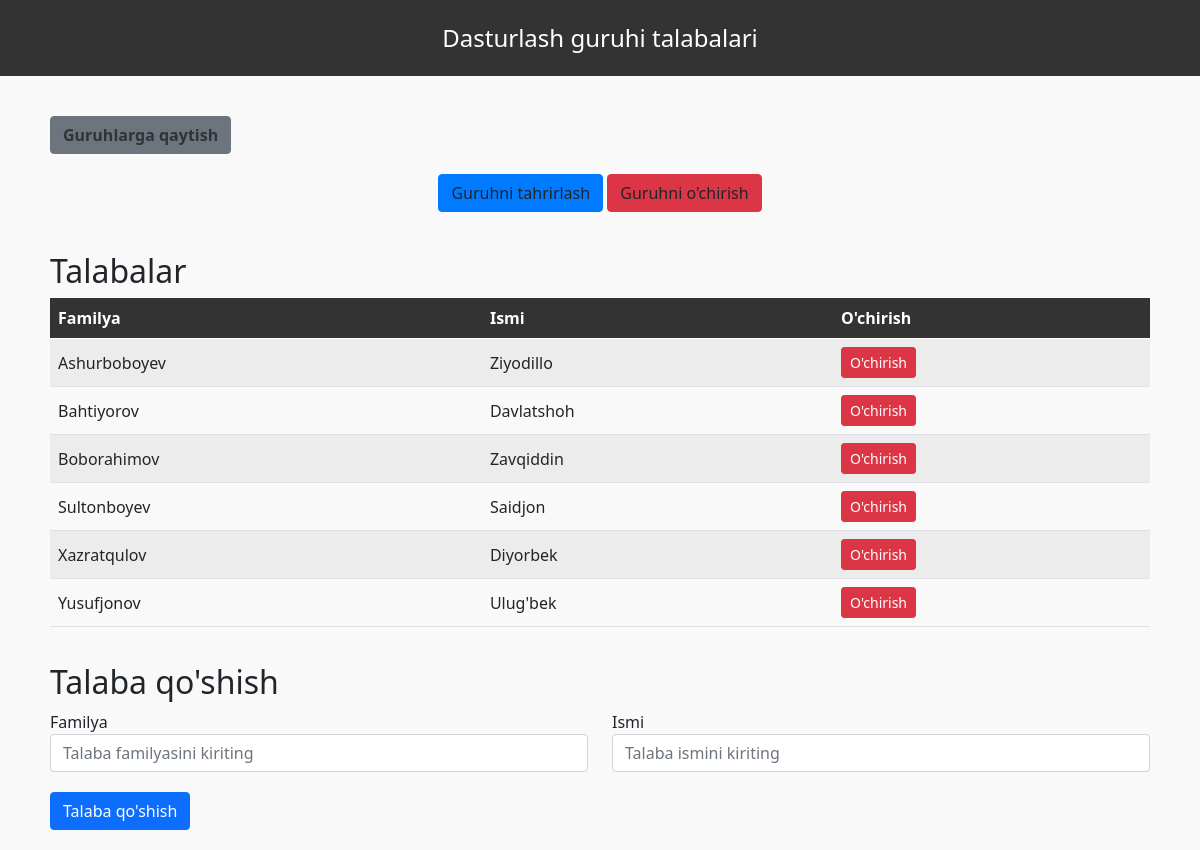
Page /students/1/ (signed in) on the committed database.
### davomat/models.py (models this page shows, shortened)
class Group(models.Model):
    owner = models.ForeignKey(CustomUser, on_delete=models.CASCADE)
    name = models.CharField(max_length=123)

class Student(models.Model):
    group = models.ForeignKey(Group, on_delete=models.CASCADE)
    first_name = models.CharField(max_length=123)
    last_name = models.CharField(max_length=123)
    class Meta:
        ordering = ['last_name', 'first_name']

### davomat/views/student.py (the view)
# urls.py: path('students/<int:group_id>/', student.group_students, name='students'),
@login_required
def group_students(request, group_id=None):
    if group_id:
        group = get_object_or_404(Group, id=group_id)
        if request.user != group.owner:
            return redirect('login')  # You need to define this URL name
    else:
        group = None
    if request.method == 'POST':
        form = StudentCreateForm(request.POST)
        if form.is_valid():
            student = form.save(commit=False)
            student.group = group  # Assign the group to the student before saving
            student.save()
            return redirect('students', group_id=group_id)  # Redirect to the same page after successful creation
    else:
        form = StudentCreateForm()
    if group:
        students = Student.objects.filter(group=group)
    else:
        students = Student.objects.all()
    return render(request, 'student/students.html', {'form': form, 'students': students, 'group': group})

### davomat/forms.py
class StudentCreateForm(ModelForm):
    class Meta:
        model = Student
        fields = ['first_name', 'last_name']

### templates/student/students.html (shortened to what this page needs)
<!DOCTYPE html>
<html lang="en">
<head>
    <link href="https://cdn.jsdelivr.net/npm/bootstrap@5.0.2/dist/css/bootstrap.min.css" rel="stylesheet">
</head>
<body>
<header>
    {{ group.name }} guruhi talabalari
</header>
<div class="back-to-groups container">
    <a href="{% url 'home' %}" class="btn btn-secondary">Guruhlarga qaytish</a>
</div>
<div class="manage-group">
    <a href="{% url 'group_edit' group.id %}" class="btn btn-edit">Guruhni tahrirlash</a>
    <button type="button" class="btn btn-custom" data-bs-toggle="modal" data-bs-target="#deleteGroupModal">Guruhni o'chirish</button>
</div>
<div class="container">
    <h2>Talabalar</h2>
    <div class="table-responsive">
        <table class="table table-striped">
            <thead>
                <tr>
                    <th scope="col">Familya</th>
                    <th scope="col">Ismi</th>
                    <th scope="col">O'chirish</th>
                </tr>
            </thead>
            <tbody>
                {% for student in students %}
                <tr>
                    <td>{{ student.last_name }}</td>
                    <td>{{ student.first_name }}</td>
                    <td><a href="{% url 'student_delete' student.id %}" class="btn btn-danger btn-sm">O'chirish</a></td>
                </tr>
                {% endfor %}
            </tbody>
        </table>
    </div>
    <h2>Talaba qo'shish</h2>
    <form method="post">
        <div class="row">
            <div class="col-md-6">
                <div class="form-group">
                    <label for="last_name">Familya</label>
                    <input type="text" name="last_name" id="last_name" class="form-control" placeholder="Talaba familyasini kiriting">
                </div>
            </div>
            <div class="col-md-6">
                <div class="form-group">
                    <label for="first_name">Ismi</label>
                    <input type="text" name="first_name" id="first_name" class="form-control" placeholder="Talaba ismini kiriting">
                </div>
            </div>
        </div>
        <button type="submit" class="btn btn-primary">Talaba qo'shish</button>
    </form>
</div>
</body>
</html>

### templates/student/students.html (style rules this page uses)
body { font-family: 'Segoe UI', Tahoma, Geneva, Verdana, sans-serif; margin: 0; padding: 0; background-color: #f9f9f9; display: flex; flex-direction: column; min-height: 100vh; }
header { background-color: #333; color: #fff; padding: 20px 0; text-align: center; font-size: 24px; }
.back-to-groups { text-align: left; margin-top: 20px; }
.back-to-groups a { color: #333; text-decoration: none; font-weight: bold; }
.container { padding: 20px; }
.form-group { margin-bottom: 20px; }
.manage-group { text-align: center; margin-bottom: 20px; }
.btn-custom { background-color: #dc3545; border-color: #dc3545; transition: all 0.3s ease; }
.btn-edit { background-color: #007bff; border-color: #007bff; transition: all 0.3s ease; }
.table-responsive { margin-bottom: 20px; }
.table th, .table td { vertical-align: middle; }
.table th { background-color: #333; color: #fff; }

### rows in the picture
Group: name "Dasturlash"
Student: last_name "Ashurboboyev", first_name "Ziyodillo"
Student: last_name "Bahtiyorov", first_name "Davlatshoh"
Student: last_name "Boborahimov", first_name "Zavqiddin"
Student: last_name "Sultonboyev", first_name "Saidjon"
Student: last_name "Xazratqulov", first_name "Diyorbek"
Student: last_name "Yusufjonov", first_name "Ulug'bek"
